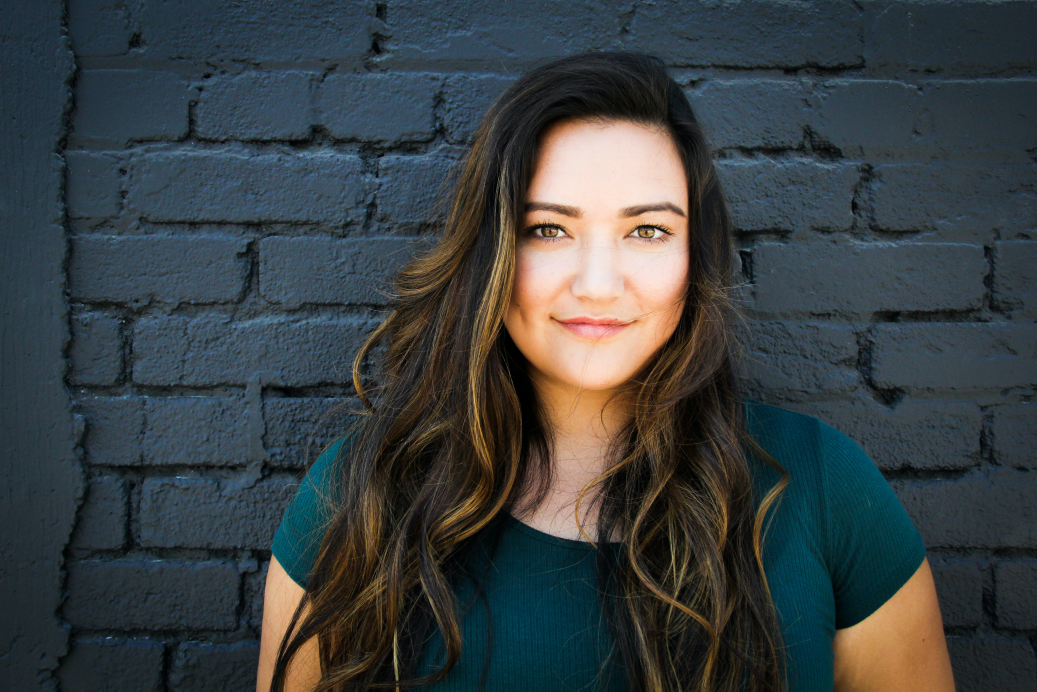
#> input picture Imagens/Mulher.jpg, 5184 x 3456 px, found by its file name (shown at 1/5 size)
$ python 'Operação com Mascara - Circulo  - Versão 1.0.0.py'
#> lines starting #> are read from the running program, lines starting #| are printed output that depends on the picture; after the words box and inside, x2 and y2 are one past the last pixel; in counts of white or black regions, pixels touching at a corner belong together
#
########################################################################
# Importação das Bibliotecas Necessárias
########################################################################
#
import cv2 as cv
import numpy as np
import matplotlib.pyplot as plt

#
########################################################################
# Definições Gerais
########################################################################
#
NomeJanela = "Imagem Base"
NomeImagem  = "Mulher.jpg"
CaminhoBase = "/home/asoares/OpenCV/"
CaminhoImagem = CaminhoBase + "Imagens/"

#
########################################################################
# Lendo a Imagem
########################################################################
#
Imagem = cv.imread ( CaminhoImagem + NomeImagem, cv.IMREAD_COLOR)
#> Imagem is the input picture: shape (3456, 5184, 3); mean B, G, R 65.6, 63.6, 57

#
########################################################################
# Reduzindo a Imagem
########################################################################
#
imgReduzida = cv.resize(Imagem, (0,0), fx=0.1, fy=0.1, interpolation = cv.INTER_AREA)
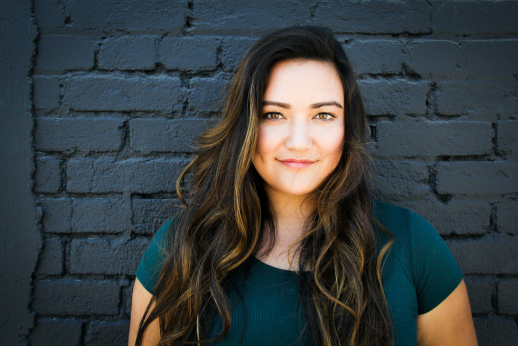
#> imgReduzida: shape (346, 518, 3); mean B, G, R 65.5, 63.6, 57

#
########################################################################
# Construindo a Matriz
########################################################################
#
Largura = imgReduzida.shape[0]
#> Largura = 346
Altura  = imgReduzida.shape[1]
#> Altura = 518
imgRecorte = np.zeros( (Largura, Altura), dtype="uint8")
#imgRecorte = np.zeros(imgReduzida.shape[:2], dtype="uint8")
imgAuxiliar = imgRecorte.copy()

#
########################################################################
# Criando a Máscara
########################################################################
#
Mascara = cv.circle(imgRecorte, (300, 160), 150, 255, -1)
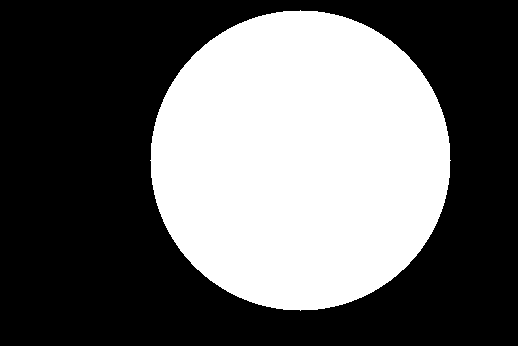
#> imgRecorte: shape (346, 518); 39.4% white; 1 white region, box (x1, y1, x2, y2) and area: (150, 10, 451, 311) 70681

#
########################################################################
# Aplicando a Máscara
########################################################################
#
imgResultado = cv.bitwise_and (imgReduzida, imgReduzida, mask= Mascara)
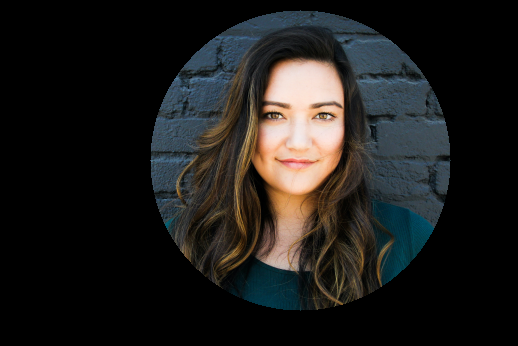
#> imgResultado: shape (346, 518, 3); mean B, G, R 27.3, 28.9, 29.9

#
########################################################################
# Convertendo para Matplotlib
########################################################################
#
imgReduzida = cv.cvtColor(imgReduzida, cv.COLOR_BGR2RGB)
imgAuxiliar = cv.cvtColor(imgAuxiliar, cv.COLOR_BGR2RGB)
#> imgAuxiliar: shape (346, 518, 3); every value is 0
Mascara = cv.cvtColor(Mascara, cv.COLOR_BGR2RGB)
imgResultado = cv.cvtColor(imgResultado, cv.COLOR_BGR2RGB)

#
########################################################################
# Apresentação dos Resultados
########################################################################
#
Grafico = plt.figure(figsize=(10,8))

Grafico.add_subplot(2,2,1)
plt.imshow(imgReduzida )
plt.title("Imagem Original", fontsize=11, weight='bold' )

Grafico.add_subplot(2,2,2)
plt.imshow(imgAuxiliar )
plt.title("Imagem Recorte", fontsize=11, weight='bold' )

Grafico.add_subplot(2,2,3)
plt.imshow(Mascara )
plt.title("Imagem Máscara", fontsize=11, weight='bold' )

Grafico.add_subplot(2,2,4)
plt.imshow(imgResultado )
plt.title("Imagem Resultado", fontsize=11, weight='bold' )

plt.subplots_adjust ( left   = 0.1,
                      bottom = 0.1,
                      right  = 0.9,
                      top    = 0.9,
                      wspace = 0.1,
                      hspace = 0.1 )
plt.show ()
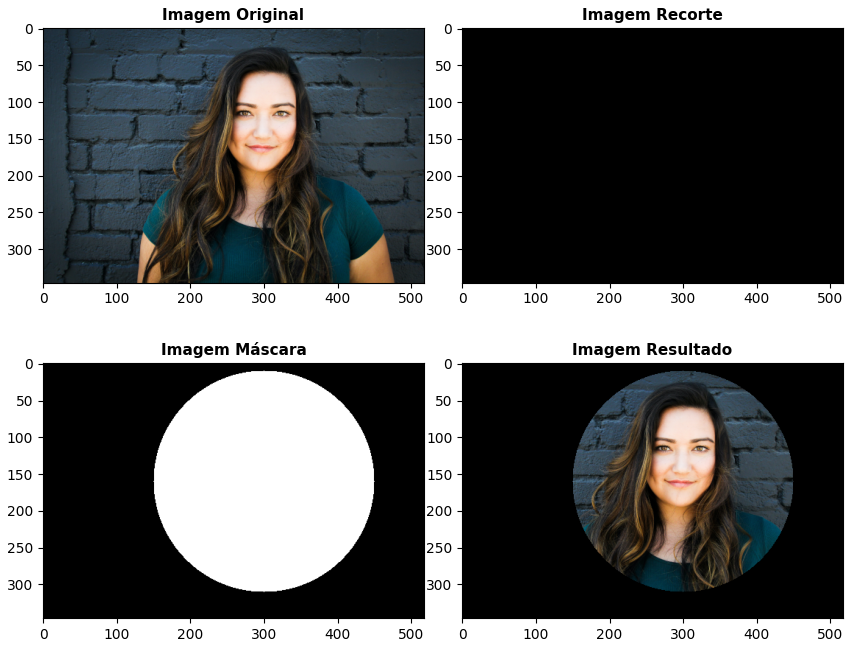
#> figure drawn by matplotlib, 4 panels

########################################################################
# FIM DO PROGRAMA
########################################################################
